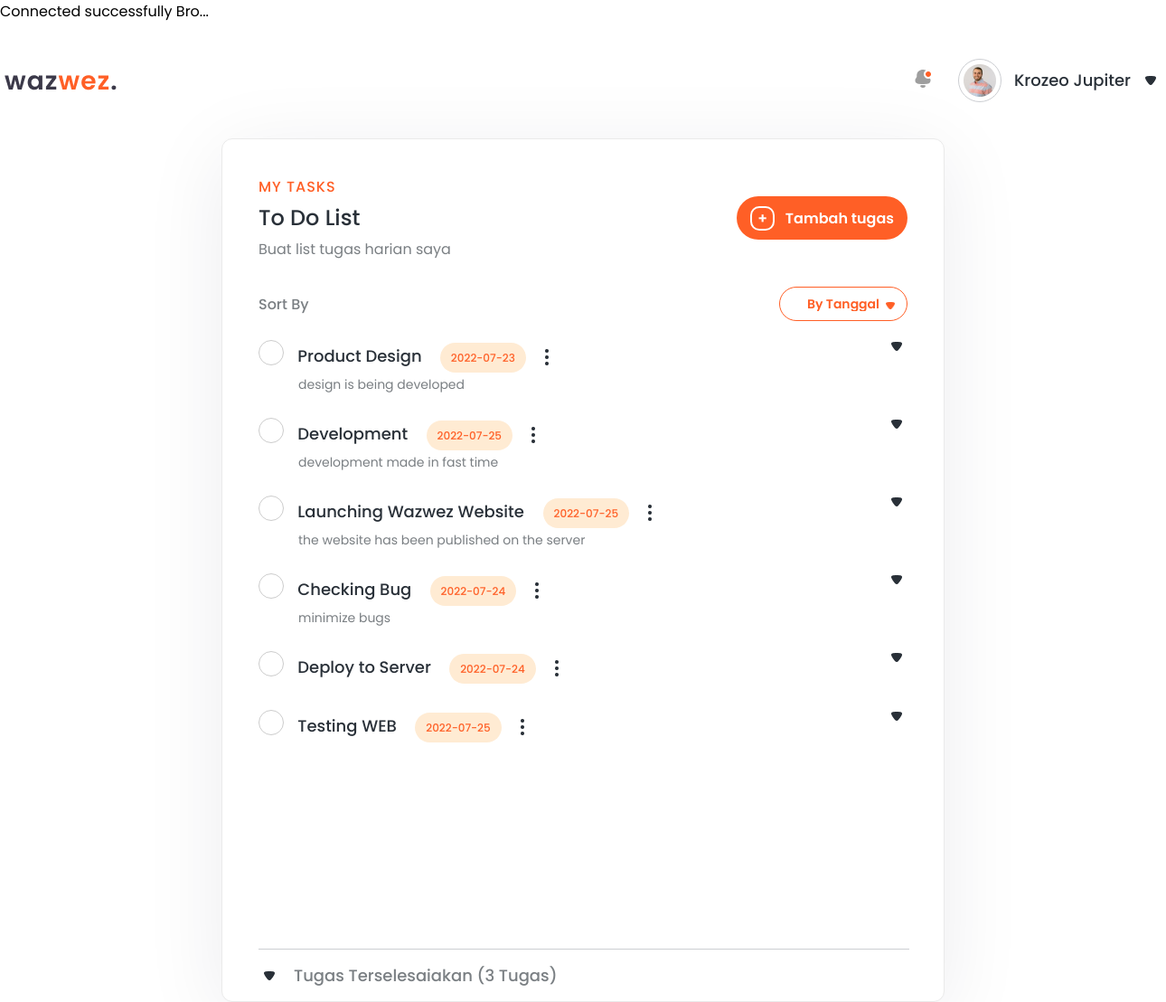
The page / on the database its author committed.
### tables this page shows
CREATE TABLE `tasks` (
  `task_id` int(10) NOT NULL,
  `user_id` int(10) NOT NULL,
  `name` varchar(255) NOT NULL,
  `description` varchar(255) DEFAULT NULL,
  `date` date DEFAULT current_timestamp(),
  `status` enum('ONGOING','DONE') NOT NULL DEFAULT 'ONGOING'
);

### db.php (called while the page is built, shortened)
<?php
$dataTasks = "SELECT * FROM tasks";

### index.php (the view, shortened to what this page needs)
<?php
include "db.php";
?>
<!DOCTYPE html>
<html lang="en">
<head>
    <link rel="stylesheet" href="./assets/style/style.css" />
</head>
<body>
    <header>
        <nav id="navbar">
            <div class="nav_logo">
                <img src="./assets/img/logo_wazwez.png" alt="logo" />
            </div>
            <div class="nav_user">
                <div class="nav_user_notif">
                    <img src="./assets/img/Iconly-Bold-Notification.png" alt="nav_notif" />
                    <img class="notif-circle" src="./assets/img/Iconly-Bold-Notification-In.png" />
                </div>
                <div class="nav_user_avatar">
                    <div class="avatar">
                        <img src="./assets/img/avatar.png" alt="avatar" />
                    </div>
                    <p>Krozeo Jupiter</p>
                    <img src="./assets/img/dropdown black.png" alt="drop arrow" />
                </div>
            </div>
        </nav>
    </header>
    <main id="container">
        <div class="todolist_bar">
            <div class="todolist_left">
                <h3>my tasks</h3>
                <h2>To Do List</h2>
                <p>Buat list tugas harian saya</p>
            </div>
            <div class="todolist_right">
                <a href="#" id="tambah_tugas"> <span class="oval">+</span> <span class="todolist_title">Tambah tugas</span> </a>
            </div>
        </div>
        <div class="todolist_sort">
            <label for="sorts">Sort By</label>
            <select name="sorts" id="sorts">
                <option value="date">By Tanggal</option>
            </select>
        </div>
        <div id="task_container">
      <?php
        $tasks = mysqli_query($conn, $dataTasks);
        foreach ($tasks as $task) {
        ?>
            <div id=" contentTask">
                            <div class="task_content_bar" id="newTaskBar ">
                                <div class="task_content" id="newTask">
                                    <label for="<?= $task["task_id"] ?>"></label>
                                    <span class="title_content"><?= $task["name"] ?></span>
                                    <span class="sort_content"><?= $task["date"] ?></span>
                                    <img src="./assets/img/more-vertical.png" alt="more" class="more">
                                    <p class="text_content"><?= $task["description"] ?></p>
                                </div>
                                <img src="./assets/img/dropdown black.png" alt="dropdown" class="task_dropdown" id="dropTaskContent" />
                            </div>
                        <?php
                    }
                        ?>
                        </div>
                        <div class="batas_line"></div>
                        <div class="todolist_clear_container">
                            <div class="todolist_clear_content">
                                <img src="./assets/img/dropdown black.png" alt="dropdown_black" />
                                <div class="task">
                                    <p>Tugas Terselesaiakan (3 Tugas)</p>
                                </div>
                            </div>
                        </div>
    </main>
</body>
</html>

### rows shown on the page
tasks: name "Product Design", date "2022-07-23", description "design is being developed"
tasks: name "Development", date "2022-07-25", description "development made in fast time"
tasks: name "Launching Wazwez Website", date "2022-07-25", description "the website has been published on the server"
tasks: name "Checking Bug", date "2022-07-24", description "minimize bugs"
tasks: name "Deploy to Server", date "2022-07-24"
tasks: name "Testing WEB", date "2022-07-25"
